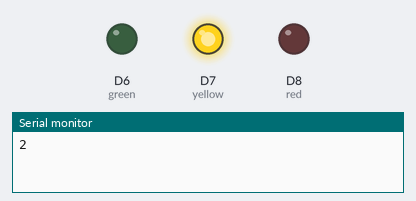
The sketch below on a simulated ESP8266 (NodeMCU). Parts: output pins drawn as LEDs (lit = HIGH), the last lines printed to the serial monitor. Random numbers use the default seed unless the sketch sets one.

Above: at 0.1 s.
At 7.1 s:
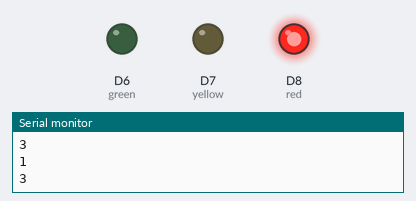
At 38.1 s:
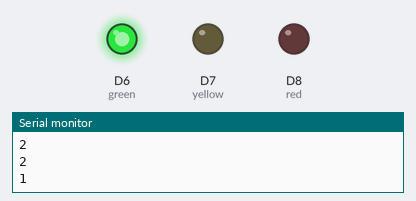
Timing chart, 0 to 39.6 s (numbered marks = the images above):
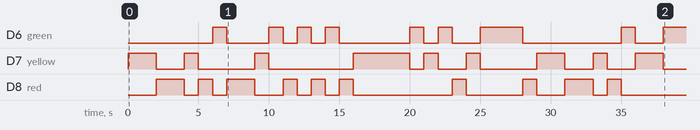

The sketch:

LED5.ino
```cpp
int green = D6;
int yellow = D7;
int red = D8;

void setup() {
  // put your setup code here, to run once:
  pinMode(green, OUTPUT);
  pinMode(yellow, OUTPUT);
  pinMode(red, OUTPUT);
  Serial.begin(9600);
}

void loop() {
//  blink_LED(green, 1000);
//  blink_LED(yellow, 1000);
//  blink_LED(red, 1000);
  int ran = random(1,4);
  Serial.println(ran);
  if(ran == 1){
    digitalWrite(green,HIGH);
    digitalWrite(yellow,LOW);
    digitalWrite(red,LOW);
    delay(1000);
  }
  if(ran == 2){
    digitalWrite(green,LOW);
    digitalWrite(yellow,HIGH);
    digitalWrite(red,LOW);
    delay(1000);
  }
  if(ran == 3){
    digitalWrite(green,LOW);
    digitalWrite(yellow,LOW);
    digitalWrite(red,HIGH);
    delay(1000);
  }
}
//void blink_LED(int pinNo, int delayTime){
//  digitalWrite(pinNo, HIGH);
//  digitalWrite(pinNo, LOW);
//  delay(delayTime);
//}
```

Measured:
- by itself, D6 (green): LOW → HIGH at 6.0 s, → LOW 1.0 s later, → HIGH 3.0 s later, → LOW 1.0 s later, … (17 changes in this stretch)
- by itself, D7 (yellow): LOW → HIGH at 0.00 s, → LOW 2.0 s later, → HIGH 2.0 s later, → LOW 1.0 s later, … (18 changes in this stretch)
- by itself, D8 (red): LOW → HIGH at 2.0 s, → LOW 2.0 s later, → HIGH 1.0 s later, → LOW 1.0 s later, … (20 changes in this stretch)
